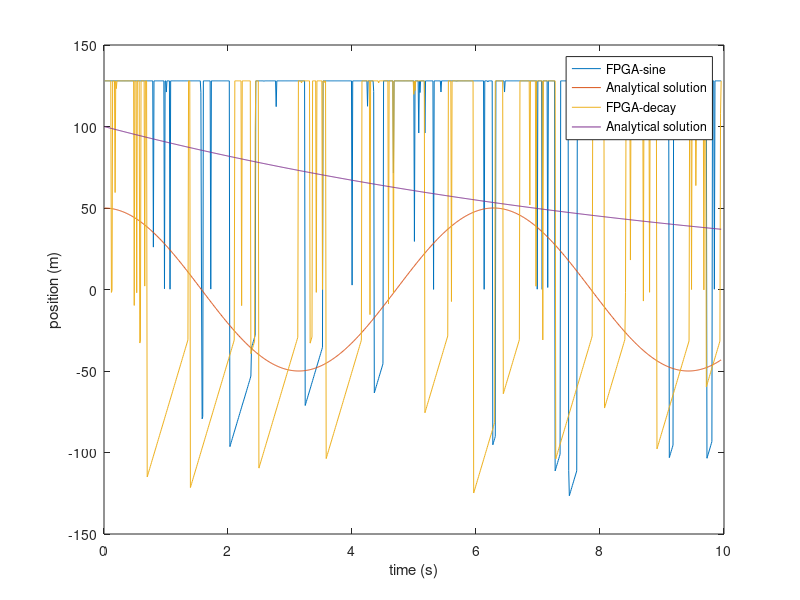

This chart was generated by the following MATLAB code:
close all
clc
clear

gen = importdata('output.txt');

realsine = 50*cos(gen(:,1));
realdecay = 100*exp(-0.1*gen(:,1));
%sum(abs(realvalue - gen(:,2)))

plot(gen(:,1),gen(:,2) ...
    ,gen(:,1),realsine ...
    ,gen(:,1),gen(:,4) ...
    ,gen(:,1),realdecay);

legend('FPGA-sine','Analytical solution','FPGA-decay','Analytical solution');
xlabel('time (s)');
ylabel('position (m)');